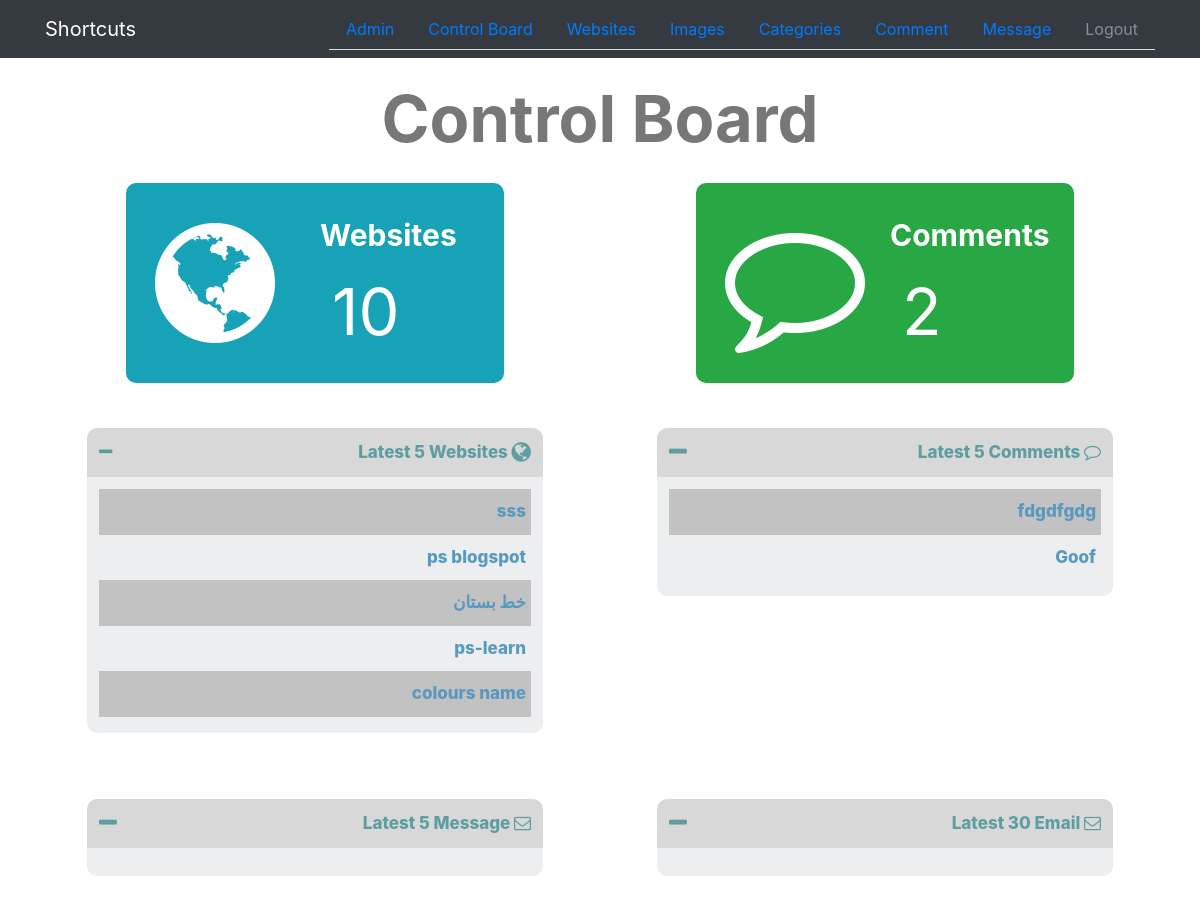
/Admin/dashboard.php (signed in), run on the app's committed database.
### tables this page shows
CREATE TABLE `websites` (
  `ID` int(11) NOT NULL,
  `Name` varchar(255) NOT NULL,
  `Domain` varchar(255) NOT NULL,
  `Description` text NOT NULL,
  `Images` varchar(255) NOT NULL,
  `Add_Date` date NOT NULL,
  `Approve` tinyint(4) DEFAULT '0',
  `Stars` smallint(6) NOT NULL DEFAULT '0',
  `cat_ID` int(11) NOT NULL
);

CREATE TABLE `comments` (
  `ID` int(11) NOT NULL,
  `Name` varchar(255) NOT NULL,
  `Comment` text NOT NULL,
  `Status` tinyint(4) NOT NULL DEFAULT '0',
  `Comment_date` date NOT NULL
);

### Admin/includes/functions/function.php (called while the page is built, shortened)
<?php
            function getLatest($select, $table, $order, $limit = 5) {
                    global $contant;
                    $getStmt = $contant->prepare("SELECT $select FROM $table ORDER BY $order DESC LIMIT $limit");
                    $getStmt->execute();
                    $rows = $getStmt->fetchAll();
                    return $rows;
                }
                    function countItems($item, $table) {
                    global $contant;
                    $stmt2 = $contant->prepare("SELECT COUNT($item) FROM $table");
                    $stmt2->execute();
                    return $stmt2->fetchColumn();
                }

### Admin/dashboard.php (the view, shortened to what this page needs)
<?php
    if (isset($_SESSION['admin'])) {
        include     "init.php";
    $numWebsites = 5;
    $latestwebsites = getLatest("*", "websites", "ID", $numWebsites);
    $numComments = 5;
    $latestcomments = getLatest("*", "comments", "ID", $numComments);
    $numMessage = 5;
    $numEmail = 30;
    ?>
    <h2 class='text-center dash-h1'>Control Board</h2>
        <div class="container">
            <div class='row'>
                <div class='dash-section col-sm-12 col-md-6'>
                    <a class='a-web' href="websites.php">
                        <div class='web-in'>
                            <i class="fa fa-globe fa-5x" aria-hidden="true"></i>
                            <p>Websites</p>
                            <span><?php echo countItems('ID', 'websites');?></span>
                        </div>
                    </a>
                </div>
            <div class='dash-section col-sm-12 col-md-6'>
                <a class='a-web com-color' href="comment.php">
                    <div class='web-in'>
                    <i class="fa fa-comment-o fa-5x" aria-hidden="true"></i>
                        <p>Comments</p>
                        <span><?php echo countItems('ID', 'comments');?></span>
                    </div>
                </a>
            </div>
            </div>
            <div class="row">
                    <div class="col-sm-6">
                        <div class="panel panel-default">
                            <div class="panel-heading">
                            <i class="fa fa-globe fa-lg " aria-hidden="true"></i>
                                 Latest <?php echo $numWebsites;  ?> Websites
                                 <span class="toggle-info pull-left">
                                    <i class="fa fa-minus" aria-hidden="true"></i>
                                 </span>
                            </div>
                            <div class="panel-body">
                                <ul class="list-unstyled">
                                    <?php
                                        foreach ($latestwebsites as $letWeb) {
                                            echo "<li>";
                                            echo $letWeb['Name'];
                                        echo "</li>";
                                        }
                                    ?>
                                </ul>
                            </div>
                        </div>
                    </div>
                    <div class="col-sm-6">
                        <div class="panel panel-default">
                            <div class="panel-heading">
                            <i class="fa fa-comment-o" aria-hidden="true"></i>
                                Latest <?php echo $numComments;  ?> Comments
                                <span class="toggle-info pull-left">
                                    <i class="fa fa-minus fa-lg" aria-hidden="true"></i>
                                 </span>
                            </div>
                            <div class="panel-body">
                                <ul class="list-unstyled latest-users">
                                <?php
                                        foreach ($latestcomments as $letComm) {
                                            echo "<li>";
                                            echo $letComm['Comment'];
                                        echo "</li>";
                                        }
                                ?>
                                </ul>
                            </div>
                        </div>
                    </div>
                    <div class="col-sm-6">
                        <div class="panel panel-default">
                            <div class="panel-heading">
                            <i class="fa fa-envelope-o" aria-hidden="true"></i>
                                Latest <?php echo $numMessage;  ?> Message
                                <span class="toggle-info pull-left">
                                    <i class="fa fa-minus fa-lg" aria-hidden="true"></i>
                                 </span>
                            </div>
                            <div class="panel-body">
                                <ul class="list-unstyled latest-users">
                                </ul>
                            </div>
                        </div>
                    </div>
                    <div class="col-sm-6">
                        <div class="panel panel-default">
                            <div class="panel-heading">
                            <i class="fa fa-envelope-o" aria-hidden="true"></i>
                                Latest <?php echo $numEmail;  ?> Email
                                <span class="toggle-info pull-left">
                                    <i class="fa fa-minus fa-lg" aria-hidden="true"></i>
                                 </span>
                            </div>
                            <div class="panel-body">
                                <ul class="list-unstyled latest-users">
                                </ul>
                            </div>
                        </div>
                    </div>
                </div>
        </div>
            <?php
            include $tpl . "footer.php";
    } else {
        header('Location: index.php');
        exit();
    }

### Admin/layout/css/style.css (style rules this page uses)
body { perspective: 1000px; }
.panel { direction: rtl; }
.panel-default .panel-body .list-unstyled li, tbod tr th, .tbod tr td { word-wrap: break-word; }
a,a:hover { text-decoration: none; }
.dash-h1 { font-size: 65px; font-weight: bold; color: #777; margin-top: 25px; }
.dash-section { position: relative; }
.dash-section .a-web { width: 70%; height: 200px; display: block; color: #FFF; background-color: #17a2b8; border-radius: 10px; margin: 20px auto; }
.dash-section .a-web .web-in { position: absolute; top: 10px; left: 70px; }
.dash-section .a-web .web-in p { font-weight: 700; font-size: 30px; position: absolute; top: 40px; left: 220px; }
.dash-section .a-web .web-in i { position: absolute; top: 40px; left: 55px; font-size: 140px; }
.dash-section .a-web .web-in span { position: absolute; top: 90px; left: 232px; font-size: 65px; }
.dash-section .com-color { background-color: #28a745; }
.panel-default { width: 90%; min-height: 300px; margin: 10px auto; padding: 15px; }
.panel-default .panel-heading { padding: 12px; background-color: #d8d8d8; font-size: 17px; font-weight: 800; color: cadetblue; border-radius: 10px 10px 0px 0px; }
.panel-default .panel-body { background-color: #eceeef; border-radius: 0px 0px 10px 10px ; }
.panel-default .panel-body .list-unstyled { padding: 12px 12px 16px 12px; }
.panel-default .panel-body .list-unstyled li { position: relative; max-width: 433px; padding-top: 10px; padding-bottom: 10px; padding-right: 5px; font-size: 17px; font-weight: 800; color: #5899bf; }
.panel-default .panel-body .list-unstyled li:nth-child(odd) { background-color: #C2C2C2; }

### data on the page
websites: Name "sss"
websites: Name "ps blogspot"
websites: Name "خط بستان"
websites: Name "ps-learn"
websites: Name "colours name"
comments: Comment "fdgdfgdg"
comments: Comment "Goof"

### other printed values
countItems('ID', 'websites') "10"
countItems('ID', 'comments') "2"
$numWebsites "5"
$numComments "5"
$numMessage "5"
$numEmail "30"
